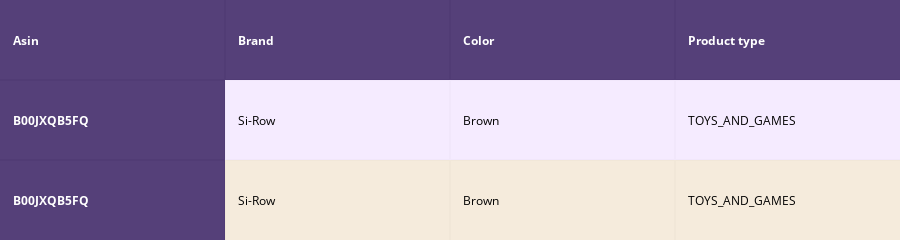
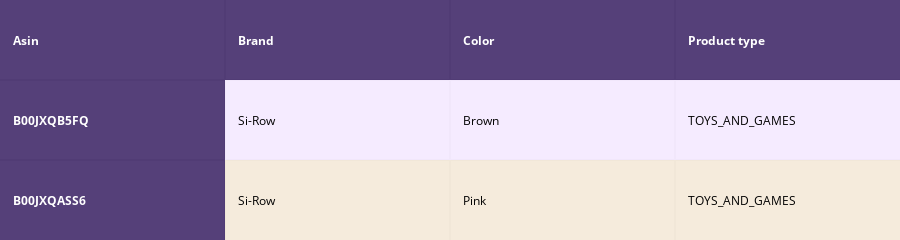
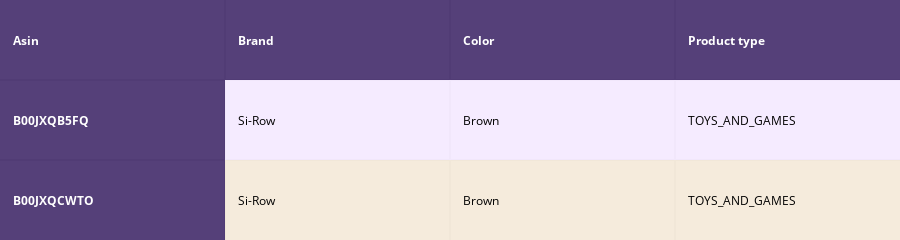
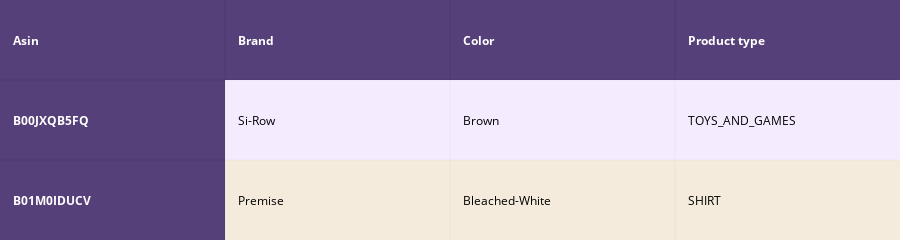

Notebook code cell kept with these figures, in order:
### Code cell
def idf_w2v_brand(doc_id, w1, w2,w3, num_results):
    # doc_id: apparel's id in given corpus
    # w1: weight for  w2v features
    # w2: weight for brand and color features
    # w3: weight for visual faetures

    # pairwise_dist will store the distance from given input apparel to all remaining apparels
    
    bottleneck_features_train = np.load('Downloads/Applied_AI_Workshop_Code_Data-20181213T114616Z-001/Applied_AI_Workshop_Code_Data/16k_data_cnn_features.npy')
    asins = np.load('Downloads/Applied_AI_Workshop_Code_Data-20181213T114616Z-001/Applied_AI_Workshop_Code_Data/16k_data_cnn_feature_asins.npy')
    asins = list(asins)

   
    df_asins = list(data['asin'])


    from IPython.display import display, Image, SVG, Math, YouTubeVideo

    idf_w2v_dist  = pairwise_distances(w2v_title_weight, w2v_title_weight[doc_id].reshape(1,-1))
    ex_feat_dist = pairwise_distances(extra_features, extra_features[doc_id])
    doc_id = asins.index(df_asins[doc_id])
    visual_dist = pairwise_distances(bottleneck_features_train, bottleneck_features_train[doc_id].reshape(1,-1))
    pairwise_dist   = (w1 * idf_w2v_dist +  w2 * ex_feat_dist + w3 * visual_dist)/float(w1 + w2 +w3)

    # np.argsort will return indices of 9 smallest distances
    indices = np.argsort(pairwise_dist.flatten())[0:num_results]
    #pdists will store the 9 smallest distances
    pdists  = np.sort(pairwise_dist.flatten())[0:num_results]

    #data frame indices of the 9 smallest distace's
    df_indices = list(data.index[indices])
    

    for i in range(0, len(indices)):
        heat_map_w2v_brand(data['title'].loc[df_indices[0]],data['title'].loc[df_indices[i]], data['medium_image_url'].loc[df_indices[i]], indices[0], indices[i],df_indices[0], df_indices[i], 'weighted')
        print('ASIN :',data['asin'].loc[df_indices[i]])
        print('Brand :',data['brand'].loc[df_indices[i]])
        print('euclidean distance from input :', pdists[i])
        print('='*125)

idf_w2v_brand(12566, 100, 5, 5, 20)

### Figure 1 — Plotly figure (JSON) as saved in the notebook; plotly's stock layout.template omitted (floating-point values rounded to 4 significant figures)
{"data": [{"colorscale": [[0, "#1d004d"], [0.5, "#f2e5ff"], [1, "#f2e5d1"]], "hoverinfo": "none", "opacity": 0.75, "showscale": false, "type": "heatmap", "uid": "2025c620-3ca8-4a27-b3f0-c94344b93235", "z": [[0, 0, 0, 0], [0, 0.5, 0.5, 0.5], [0, 1, 1, 1]]}], "layout": {"annotations": [{"align": "left", "font": {"color": "#ffffff"}, "showarrow": false, "text": "<b>Asin</b>", "x": -0.45, "xanchor": "left", "xref": "x", "y": 0, "yref": "y"}, {"align": "left", "font": {"color": "#ffffff"}, "showarrow": false, "text": "<b>Brand</b>", "x": 0.55, "xanchor": "left", "xref": "x", "y": 0, "yref": "y"}, {"align": "left", "font": {"color": "#ffffff"}, "showarrow": false, "text": "<b>Color</b>", "x": 1.55, "xanchor": "left", "xref": "x", "y": 0, "yref": "y"}, {"align": "left", "font": {"color": "#ffffff"}, "showarrow": false, "text": "<b>Product type</b>", "x": 2.55, "xanchor": "left", "xref": "x", "y": 0, "yref": "y"}, {"align": "left", "font": {"color": "#ffffff"}, "showarrow": false, "text": "<b>B00JXQB5FQ</b>", "x": -0.45, "xanchor": "left", "xref": "x", "y": 1, "yref": "y"}, {"align": "left", "font": {"color": "#000000"}, "showarrow": false, "text": "Si-Row", "x": 0.55, "xanchor": "left", "xref": "x", "y": 1, "yref": "y"}, {"align": "left", "font": {"color": "#000000"}, "showarrow": false, "text": "Brown", "x": 1.55, "xanchor": "left", "xref": "x", "y": 1, "yref": "y"}, {"align": "left", "font": {"color": "#000000"}, "showarrow": false, "text": "TOYS_AND_GAMES", "x": 2.55, "xanchor": "left", "xref": "x", "y": 1, "yref": "y"}, {"align": "left", "font": {"color": "#ffffff"}, "showarrow": false, "text": "<b>B00JXQB5FQ</b>", "x": -0.45, "xanchor": "left", "xref": "x", "y": 2, "yref": "y"}, {"align": "left", "font": {"color": "#000000"}, "showarrow": false, "text": "Si-Row", "x": 0.55, "xanchor": "left", "xref": "x", "y": 2, "yref": "y"}, {"align": "left", "font": {"color": "#000000"}, "showarrow": false, "text": "Brown", "x": 1.55, "xanchor": "left", "xref": "x", "y": 2, "yref": "y"}, {"align": "left", "font": {"color": "#000000"}, "showarrow": false, "text": "TOYS_AND_GAMES", "x": 2.55, "xanchor": "left", "xref": "x", "y": 2, "yref": "y"}], "height": 140, "margin": {"b": 0, "l": 0, "r": 0, "t": 0}, "xaxis": {"dtick": 1, "gridwidth": 2, "showticklabels": false, "tick0": -0.5, "ticks": "", "zeroline": false}, "yaxis": {"autorange": "reversed", "dtick": 1, "gridwidth": 2, "showticklabels": false, "tick0": 0.5, "ticks": "", "zeroline": false}}}

### Figure 2 — Plotly figure (JSON) as saved in the notebook; plotly's stock layout.template omitted (floating-point values rounded to 4 significant figures)
{"data": [{"colorscale": [[0, "#1d004d"], [0.5, "#f2e5ff"], [1, "#f2e5d1"]], "hoverinfo": "none", "opacity": 0.75, "showscale": false, "type": "heatmap", "uid": "198ac0be-61d5-413d-a759-5e074de3513e", "z": [[0, 0, 0, 0], [0, 0.5, 0.5, 0.5], [0, 1, 1, 1]]}], "layout": {"annotations": [{"align": "left", "font": {"color": "#ffffff"}, "showarrow": false, "text": "<b>Asin</b>", "x": -0.45, "xanchor": "left", "xref": "x", "y": 0, "yref": "y"}, {"align": "left", "font": {"color": "#ffffff"}, "showarrow": false, "text": "<b>Brand</b>", "x": 0.55, "xanchor": "left", "xref": "x", "y": 0, "yref": "y"}, {"align": "left", "font": {"color": "#ffffff"}, "showarrow": false, "text": "<b>Color</b>", "x": 1.55, "xanchor": "left", "xref": "x", "y": 0, "yref": "y"}, {"align": "left", "font": {"color": "#ffffff"}, "showarrow": false, "text": "<b>Product type</b>", "x": 2.55, "xanchor": "left", "xref": "x", "y": 0, "yref": "y"}, {"align": "left", "font": {"color": "#ffffff"}, "showarrow": false, "text": "<b>B00JXQB5FQ</b>", "x": -0.45, "xanchor": "left", "xref": "x", "y": 1, "yref": "y"}, {"align": "left", "font": {"color": "#000000"}, "showarrow": false, "text": "Si-Row", "x": 0.55, "xanchor": "left", "xref": "x", "y": 1, "yref": "y"}, {"align": "left", "font": {"color": "#000000"}, "showarrow": false, "text": "Brown", "x": 1.55, "xanchor": "left", "xref": "x", "y": 1, "yref": "y"}, {"align": "left", "font": {"color": "#000000"}, "showarrow": false, "text": "TOYS_AND_GAMES", "x": 2.55, "xanchor": "left", "xref": "x", "y": 1, "yref": "y"}, {"align": "left", "font": {"color": "#ffffff"}, "showarrow": false, "text": "<b>B00JXQASS6</b>", "x": -0.45, "xanchor": "left", "xref": "x", "y": 2, "yref": "y"}, {"align": "left", "font": {"color": "#000000"}, "showarrow": false, "text": "Si-Row", "x": 0.55, "xanchor": "left", "xref": "x", "y": 2, "yref": "y"}, {"align": "left", "font": {"color": "#000000"}, "showarrow": false, "text": "Pink", "x": 1.55, "xanchor": "left", "xref": "x", "y": 2, "yref": "y"}, {"align": "left", "font": {"color": "#000000"}, "showarrow": false, "text": "TOYS_AND_GAMES", "x": 2.55, "xanchor": "left", "xref": "x", "y": 2, "yref": "y"}], "height": 140, "margin": {"b": 0, "l": 0, "r": 0, "t": 0}, "xaxis": {"dtick": 1, "gridwidth": 2, "showticklabels": false, "tick0": -0.5, "ticks": "", "zeroline": false}, "yaxis": {"autorange": "reversed", "dtick": 1, "gridwidth": 2, "showticklabels": false, "tick0": 0.5, "ticks": "", "zeroline": false}}}

### Figure 3 — Plotly figure (JSON) as saved in the notebook; plotly's stock layout.template omitted (floating-point values rounded to 4 significant figures)
{"data": [{"colorscale": [[0, "#1d004d"], [0.5, "#f2e5ff"], [1, "#f2e5d1"]], "hoverinfo": "none", "opacity": 0.75, "showscale": false, "type": "heatmap", "uid": "6291afa1-7609-44f1-8d92-4b5befe0a954", "z": [[0, 0, 0, 0], [0, 0.5, 0.5, 0.5], [0, 1, 1, 1]]}], "layout": {"annotations": [{"align": "left", "font": {"color": "#ffffff"}, "showarrow": false, "text": "<b>Asin</b>", "x": -0.45, "xanchor": "left", "xref": "x", "y": 0, "yref": "y"}, {"align": "left", "font": {"color": "#ffffff"}, "showarrow": false, "text": "<b>Brand</b>", "x": 0.55, "xanchor": "left", "xref": "x", "y": 0, "yref": "y"}, {"align": "left", "font": {"color": "#ffffff"}, "showarrow": false, "text": "<b>Color</b>", "x": 1.55, "xanchor": "left", "xref": "x", "y": 0, "yref": "y"}, {"align": "left", "font": {"color": "#ffffff"}, "showarrow": false, "text": "<b>Product type</b>", "x": 2.55, "xanchor": "left", "xref": "x", "y": 0, "yref": "y"}, {"align": "left", "font": {"color": "#ffffff"}, "showarrow": false, "text": "<b>B00JXQB5FQ</b>", "x": -0.45, "xanchor": "left", "xref": "x", "y": 1, "yref": "y"}, {"align": "left", "font": {"color": "#000000"}, "showarrow": false, "text": "Si-Row", "x": 0.55, "xanchor": "left", "xref": "x", "y": 1, "yref": "y"}, {"align": "left", "font": {"color": "#000000"}, "showarrow": false, "text": "Brown", "x": 1.55, "xanchor": "left", "xref": "x", "y": 1, "yref": "y"}, {"align": "left", "font": {"color": "#000000"}, "showarrow": false, "text": "TOYS_AND_GAMES", "x": 2.55, "xanchor": "left", "xref": "x", "y": 1, "yref": "y"}, {"align": "left", "font": {"color": "#ffffff"}, "showarrow": false, "text": "<b>B00JXQCWTO</b>", "x": -0.45, "xanchor": "left", "xref": "x", "y": 2, "yref": "y"}, {"align": "left", "font": {"color": "#000000"}, "showarrow": false, "text": "Si-Row", "x": 0.55, "xanchor": "left", "xref": "x", "y": 2, "yref": "y"}, {"align": "left", "font": {"color": "#000000"}, "showarrow": false, "text": "Brown", "x": 1.55, "xanchor": "left", "xref": "x", "y": 2, "yref": "y"}, {"align": "left", "font": {"color": "#000000"}, "showarrow": false, "text": "TOYS_AND_GAMES", "x": 2.55, "xanchor": "left", "xref": "x", "y": 2, "yref": "y"}], "height": 140, "margin": {"b": 0, "l": 0, "r": 0, "t": 0}, "xaxis": {"dtick": 1, "gridwidth": 2, "showticklabels": false, "tick0": -0.5, "ticks": "", "zeroline": false}, "yaxis": {"autorange": "reversed", "dtick": 1, "gridwidth": 2, "showticklabels": false, "tick0": 0.5, "ticks": "", "zeroline": false}}}

### Figure 4 — Plotly figure (JSON) as saved in the notebook; plotly's stock layout.template omitted (floating-point values rounded to 4 significant figures)
{"data": [{"colorscale": [[0, "#1d004d"], [0.5, "#f2e5ff"], [1, "#f2e5d1"]], "hoverinfo": "none", "opacity": 0.75, "showscale": false, "type": "heatmap", "uid": "167f8c0e-b81b-4312-ba77-c6270e370306", "z": [[0, 0, 0, 0], [0, 0.5, 0.5, 0.5], [0, 1, 1, 1]]}], "layout": {"annotations": [{"align": "left", "font": {"color": "#ffffff"}, "showarrow": false, "text": "<b>Asin</b>", "x": -0.45, "xanchor": "left", "xref": "x", "y": 0, "yref": "y"}, {"align": "left", "font": {"color": "#ffffff"}, "showarrow": false, "text": "<b>Brand</b>", "x": 0.55, "xanchor": "left", "xref": "x", "y": 0, "yref": "y"}, {"align": "left", "font": {"color": "#ffffff"}, "showarrow": false, "text": "<b>Color</b>", "x": 1.55, "xanchor": "left", "xref": "x", "y": 0, "yref": "y"}, {"align": "left", "font": {"color": "#ffffff"}, "showarrow": false, "text": "<b>Product type</b>", "x": 2.55, "xanchor": "left", "xref": "x", "y": 0, "yref": "y"}, {"align": "left", "font": {"color": "#ffffff"}, "showarrow": false, "text": "<b>B00JXQB5FQ</b>", "x": -0.45, "xanchor": "left", "xref": "x", "y": 1, "yref": "y"}, {"align": "left", "font": {"color": "#000000"}, "showarrow": false, "text": "Si-Row", "x": 0.55, "xanchor": "left", "xref": "x", "y": 1, "yref": "y"}, {"align": "left", "font": {"color": "#000000"}, "showarrow": false, "text": "Brown", "x": 1.55, "xanchor": "left", "xref": "x", "y": 1, "yref": "y"}, {"align": "left", "font": {"color": "#000000"}, "showarrow": false, "text": "TOYS_AND_GAMES", "x": 2.55, "xanchor": "left", "xref": "x", "y": 1, "yref": "y"}, {"align": "left", "font": {"color": "#ffffff"}, "showarrow": false, "text": "<b>B01M0IDUCV</b>", "x": -0.45, "xanchor": "left", "xref": "x", "y": 2, "yref": "y"}, {"align": "left", "font": {"color": "#000000"}, "showarrow": false, "text": "Premise", "x": 0.55, "xanchor": "left", "xref": "x", "y": 2, "yref": "y"}, {"align": "left", "font": {"color": "#000000"}, "showarrow": false, "text": "Bleached-White", "x": 1.55, "xanchor": "left", "xref": "x", "y": 2, "yref": "y"}, {"align": "left", "font": {"color": "#000000"}, "showarrow": false, "text": "SHIRT", "x": 2.55, "xanchor": "left", "xref": "x", "y": 2, "yref": "y"}], "height": 140, "margin": {"b": 0, "l": 0, "r": 0, "t": 0}, "xaxis": {"dtick": 1, "gridwidth": 2, "showticklabels": false, "tick0": -0.5, "ticks": "", "zeroline": false}, "yaxis": {"autorange": "reversed", "dtick": 1, "gridwidth": 2, "showticklabels": false, "tick0": 0.5, "ticks": "", "zeroline": false}}}
